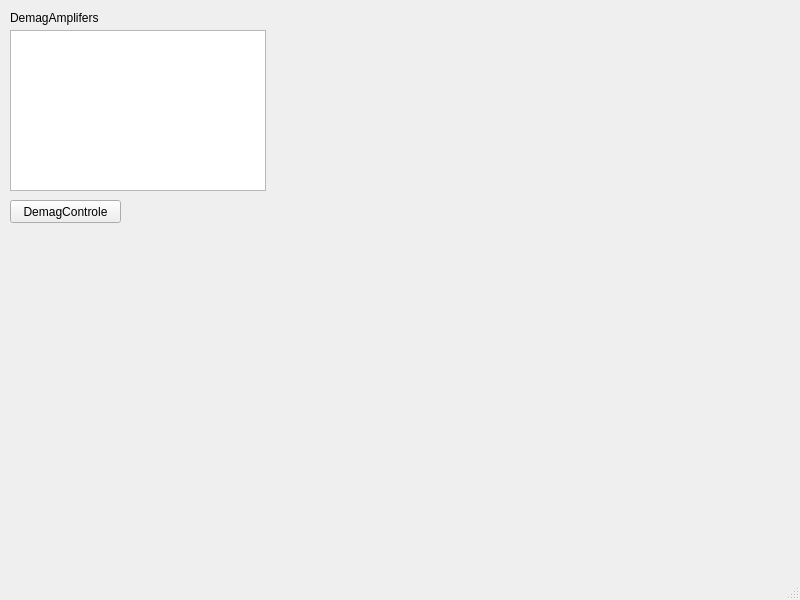
<?xml version="1.0" encoding="UTF-8"?>
<ui version="4.0">
 <class>MainWindow</class>
 <widget class="QMainWindow" name="MainWindow">
  <property name="geometry">
   <rect>
    <x>0</x>
    <y>0</y>
    <width>800</width>
    <height>600</height>
   </rect>
  </property>
  <property name="windowTitle">
   <string>MainWindow</string>
  </property>
  <widget class="QWidget" name="centralwidget">
   <widget class="QListWidget" name="listWidget">
    <property name="geometry">
     <rect>
      <x>10</x>
      <y>30</y>
      <width>256</width>
      <height>161</height>
     </rect>
    </property>
   </widget>
   <widget class="QPushButton" name="DemagAmplifyWatch">
    <property name="geometry">
     <rect>
      <x>10</x>
      <y>200</y>
      <width>111</width>
      <height>23</height>
     </rect>
    </property>
    <property name="text">
     <string>DemagControle</string>
    </property>
   </widget>
   <widget class="QLabel" name="label">
    <property name="geometry">
     <rect>
      <x>10</x>
      <y>10</y>
      <width>131</width>
      <height>16</height>
     </rect>
    </property>
    <property name="text">
     <string>DemagAmplifers</string>
    </property>
   </widget>
  </widget>
  <widget class="QMenuBar" name="menubar">
   <property name="geometry">
    <rect>
     <x>0</x>
     <y>0</y>
     <width>800</width>
     <height>21</height>
    </rect>
   </property>
  </widget>
  <widget class="QStatusBar" name="statusbar"/>
 </widget>
 <resources/>
 <connections/>
</ui>
